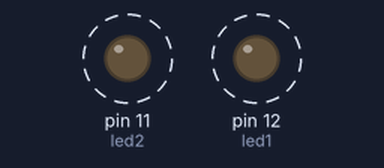
A sketch run on a simulated Arduino Uno, built with avr-gcc and run on an emulated ATmega328P. Parts: output pins drawn as LEDs (lit = HIGH). Dashed ring = blinking.

Above: at 0.2 s.
Timing chart, 0 to 4.6 s (numbered marks = the images above):
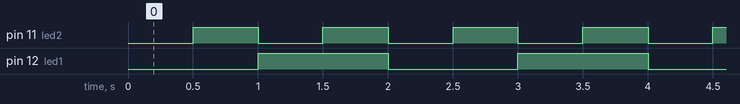

Measured:
- by itself, pin 11 (led2): alternates HIGH for 0.50 s and LOW for 0.50 s
- by itself, pin 12 (led1): alternates HIGH for 1.0 s and LOW for 1.0 s
- by itself, everything shown: repeats every 64.0 s, in 154 steps

The sketch:

example003_with_parameters.ino
```cpp
/*
Inizialmente utilizziamo un solo led, e sono
quando il codice e' opportunamente fattorizzato
introduciamo un secondo (o piu') led.

Complichiamo processLed() affinche' sia in grado di capire
se deve cambiare o meno lo stato del led, e in entrambi i casi
(sia se deve farlo che no) ritorni subito (quindi senza delay());
in questo modo il loop principale recupera subito il controllo
della CPU e puo' eseguire altre attivita'
*/

int led1 = 12;
long toggletime1 = 0;
int timeout1 = 1000;
int ledStatus1 = LOW;

int led2 = 11;
long toggletime2 = 0;
int timeout2 = 500;
int ledStatus2 = LOW;

void toggleLed(int led, int& ledStatus) {

  if ( ledStatus == HIGH ) {
    ledStatus = LOW;
  }
  else {
    ledStatus = HIGH;
  }

  digitalWrite(led, ledStatus);
}

void processLed(int led, int& ledStatus, int timeout, long& toggletime) {

  long t = millis();
  if ( t - toggletime >= timeout ) {
    // Poiche' e' scaduto il timeout,
    // eseguiamo il toggle del led
    toggleLed(led, ledStatus);

    // Inoltre aggiorniamo la variabile che ci
    // serve per ricordare l'istante da cui
    // calcolare il prossimo timeout
    toggletime = t;
  }
}

void setup() {
  Serial.begin(9600);
  pinMode(led1, OUTPUT);
  pinMode(led2, OUTPUT);
}

void loop() {
  processLed(led1, ledStatus1, timeout1, toggletime1);
  processLed(led2, ledStatus2, timeout2, toggletime2);
}
```
